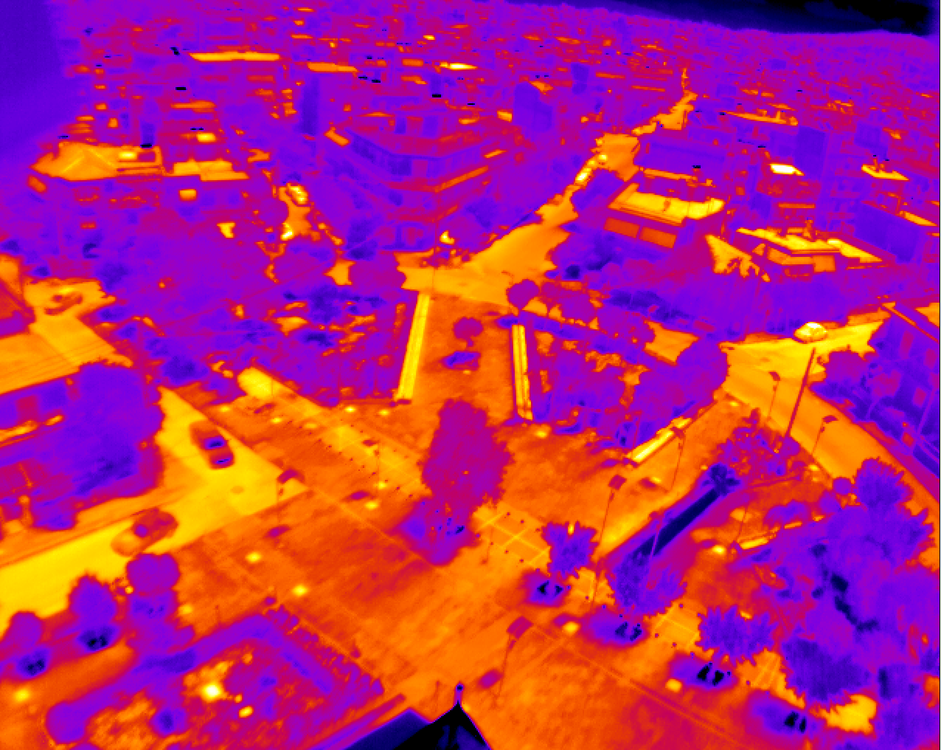
#> input picture LAB_codes/L05 Edge _ Contour/AthenIR.png, 941 x 750 px, shrunk from 1276 x 1016 before the run, found by its file name
$ jupyter execute 'LAB05_v05 (Edge _ Contours).ipynb'
#> lines starting #> are read from the running program, lines starting #| are printed output that depends on the picture; long printed decimals are rounded
# Lab5 (Edge & Contours)
In this excercise you will work on a IR (termography) image, AthenIR.png  taken from a drone with a IR camera over Athen in Greece.
Original image

- 1. Import the image into Python. You may display the image as 'grey' or you can use the 'hot' colour table, as often used for IR images.

- 2. Write a function that takes the image as input and applied one of the edge operators Prewitt, Sobel or Canny such as indicated in the Python layout exercise_usm.py.  The function returns an image with the edges detected with the chosen algorithm.

- 3. The write a second function that performs an image sharpening, using La Place filter or Unsharpening mask (USM).

- 4. Save all the image as png-files.

- 5. Which algorithms and with which parameters do you think yielded the best image sharpening in this case ?

--------------------------------------------------------------------------------------------

# Solution starts here
--------------------------------------------------------------------------------------------

# Edge detectors
1. Prewitt
2. Sobel
3. Canny
4. Laplace

# Sharpening
 1. Shapening using Laplace edge detector
 2. Shapening using High pass filter which works utilising low-pass-filter
 3. Shapening using Unsharpend Mask (USM)

## importing all the necessary modules

[cell 1]
# importing all the necessary modules
import numpy as np
import matplotlib.pyplot as plt
from skimage import io # for image opening and saving

from skimage.util import img_as_ubyte #changed the image version before saving the image

from PIL import Image #For saving the file

# for filters
from skimage import filters #sobel,  prewitt & laplace
from skimage import feature# canny

#### Details about the RGBA image. The given image was RGBA

multiple multispectral images then it's a 4D image
The 4th component could mean an alpha channel, see "RGBA"
https://en.wikipedia.org/wiki/RGBA_color_model \
With four channels, it is often an alpha channel that specifies the opaque level of that pixel

https://manifold.net/doc/mfd8/rgba_pixel_transparency.htm

Four-channel images; for example, RGBA images—each pixel is represented by three-tuple (r, g, b, α) values, the last channel representing the transparency. \
https://subscription.packtpub.com/book/data/9781789343731/1/ch01lvl1sec15/dealing-with-different-image-types-andfile-formats-and-performing-basic-image-manipulations

[cell 2]
def get_image(name):
    """ Using the skimage.io import the image with the file name.
    This function returns the gray image as numpy array """

    #Getting the image
    filename = '../Images/'+name

    #https://scikit-image.org/docs/stable/api/skimage.io.html#skimage.io.imread
    image = io.imread(filename, as_gray = True) #changing the image to grayscale when reading, so RGBA to GRAY scale
#     print("Orginal shape", image.shape)

    return image

[cell 3]
def show_image(image, label ="Image:", size=(8,3)):
    """This function shows/plots the given image."""
    plt.subplots(1,1,figsize=size)
    plt.title(label = label, fontsize=12)
    plt.imshow(image, cmap='hot')
    plt.show()

[cell 4]
image = get_image("AthenIR.png")

[cell 5]
print(image.shape)
#| (750, 941)

[cell 6]
show_image(image, "Original image")

## Different edge operator filters

[cell 7]
def edge_operator(image, operator):
    """Returns the reusult from one of the edge operators, prewitt, sobel,
    canny OR laplace

    Parameters:
    -----------
    image : np.ndarray
        Image to detect blobs in. If this image is a colour image then
        the last dimension will be the colour value (as RGB values).
    operator : numeric
    1 = sobel filter
    2 = prewitt filter
    3 = canny filter
    4 = laplace filter

    Returns:
    --------
    filtered : np.ndarray(np.uint)
    result image from the edge operator
    """
    #Reading the image
    image = get_image(image)

    # Setup
    shape = np.shape(image)
    if len(shape) == 3:#making sure it is a color/RGB image
        image = image.mean(axis=2)
    elif len(shape) > 3:
        raise ValueError('Must be at 2D image')

    # performing the filters
    filtered = None
    if operator == 1:
        filtered = filters.sobel(image)
    elif operator == 2:
        filtered = filters.prewitt(image)
    elif operator == 3:
        filtered = feature.canny(image, sigma=3)
    elif operator == 4:
        filtered = filters.laplace(image)
    else:
        return "you have given wrong operator"

    return filtered

# display results for all filters WITHOUT vmin and vmax

[cell 8]
# display results for all filters WITHOUT vmin and vmax
def show_results_for_all():
    fig, ax = plt.subplots(nrows = 2, ncols = 2, figsize = (10, 8))

    ax[0,0].imshow(sobel, cmap='hot')
    ax[0,0].set_title('sobel', fontsize = 10)

    ax[0, 1].imshow(prewitt, cmap='hot')
    ax[0, 1].set_title(r'prewitt', fontsize = 10)

    ax[1, 0].imshow(canny, cmap='hot')
    ax[1, 0].set_title(r'canny', fontsize = 10)

    ax[1, 1].imshow(laplace, cmap='hot')
    ax[1, 1].set_title(r'laplace', fontsize = 10)

#     for a in ax:
#         a.axis('off')

    fig.tight_layout()

    plt.show()

[cell 9]
#Calling the different filters
sobel = edge_operator("AthenIR.png", 1)
prewitt = edge_operator("AthenIR.png", 2)
canny = edge_operator("AthenIR.png", 3)
#> call 3 of edge_operator, with image = 'AthenIR.png', operator = 3
#> in edge_operator (call 3), `filtered = feature.canny(image, sigma=3)`:
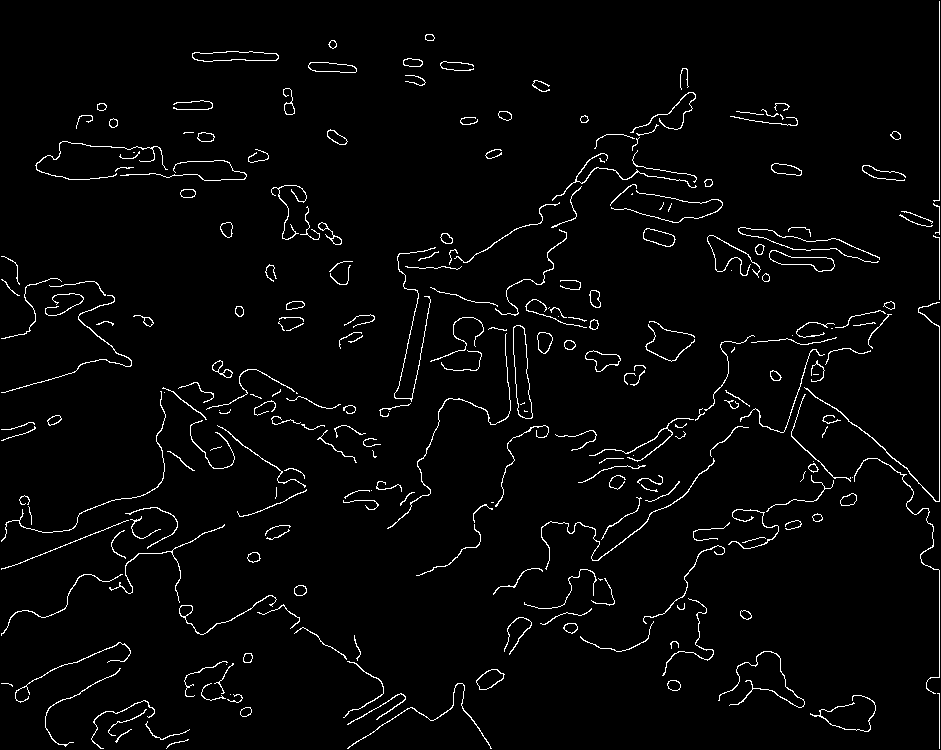
#> filtered: shape (750, 941) bool; 2.8% white in thin lines or dots
laplace = edge_operator("AthenIR.png", 4)
#> call 4 of edge_operator, with image = 'AthenIR.png', operator = 4
#> in edge_operator (call 4), `filtered = filters.laplace(image)`:
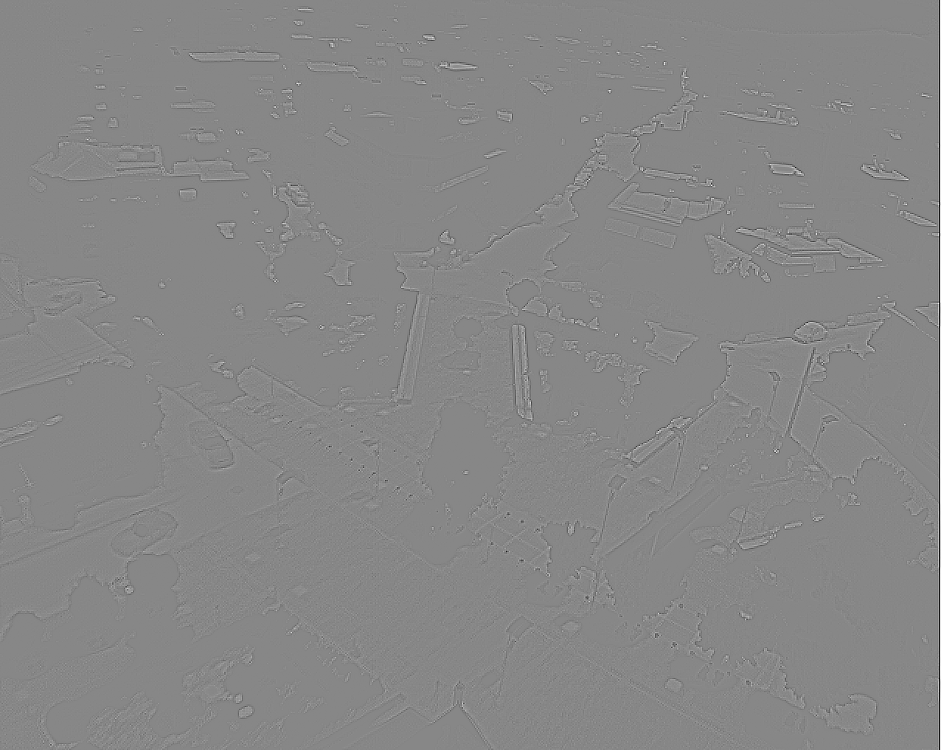
#> filtered: shape (750, 941) float64; min -0.927, max 0.82, mean 1.79e-19; drawn with min black and max white

[cell 10]
# Viewing all the filter results
show_results_for_all()

# Finding max and min pixel value of a image`

[cell 11]
#finding max and min pixel value of a image
smallest = np.amin(sobel [:,2])
#> smallest = 4.91e-18
biggest = np.amax(sobel [:,2])
#> biggest = 0.208
print("smallest sobel ", smallest )
#| smallest sobel  4.906538933386797e-18
print("biggest sobel ", biggest)
#| biggest sobel  0.2082
print("#"*25)


smallest = np.amin(prewitt [:,2])
#> smallest = 0
biggest = np.amax(prewitt[:,2])
#> biggest = 0.204
print("smallest prewitt", smallest )
#| smallest prewitt 0.0
print("biggest prewitt", biggest)
#| biggest prewitt 0.2041
print("#"*25)

smallest = np.amin(canny [:,2])
#> smallest = False
biggest = np.amax(canny [:,2])
#> biggest = True
print("smallest canny", int(smallest ))
#| smallest canny 0
print("biggest canny", int(biggest))
#| biggest canny 1
print("#"*25)

smallest = np.amin(laplace [:,2])
#> smallest = -0.251
biggest = np.amax(laplace [:,2])
#> biggest = 0.17
print("smallest laplace", smallest )
#| smallest laplace -0.2513
print("biggest laplace", biggest)
#| biggest laplace 0.1696
print("#"*25)

# display results for all filters WITH CUSTOM vmin and vmax

[cell 12]
# display results for all filters WITH CUSTOM vmin and vmax
def show_results_for_all_with_custom_vmin_vmax():
    fig, ax = plt.subplots(nrows = 2, ncols = 2, figsize = (10, 8))

    ax[0,0].imshow(sobel, cmap='hot', vmin=0, vmax=0.18)
    ax[0,0].set_title('sobel', fontsize = 10)

    ax[0, 1].imshow(prewitt, cmap='hot', vmin=0, vmax=0.19)
    ax[0, 1].set_title(r'prewitt', fontsize = 10)

    ax[1, 0].imshow(canny, cmap='hot', vmin=0, vmax=1)
    ax[1, 0].set_title(r'canny', fontsize = 10)

    ax[1, 1].imshow(laplace, cmap='hot', vmin=-0.277, vmax=0.24)
    ax[1, 1].set_title(r'laplace', fontsize = 10)

#     for a in ax:
#         a.axis('off')

    fig.tight_layout()

    plt.show()

[cell 13]
# Viewing all the filter results
show_results_for_all_with_custom_vmin_vmax()

[cell 14]
def image_saver(image, target_img_name):
    if target_img_name!='laplace':
        img_target = img_as_ubyte(image)
    else:
        img_target = image
    path_img_target = 'C:/Users/ASUS/Desktop/INF250/LAB Codes/L05 Edge & Contour/answers/'+target_img_name+'.png'

    plt.imsave(fname= path_img_target, arr=img_target,  cmap=plt.cm.hot)

[cell 15]
#Saving the results of different filters
image_saver(image= sobel, target_img_name="sobel")
image_saver(image= prewitt, target_img_name="prewitt")
image_saver(image= canny , target_img_name="canny")
#> in image_saver (call 3), `img_target = img_as_ubyte(image)`: img_target: shape (750, 941); 2.8% white in thin lines or dots
image_saver(image= laplace , target_img_name="laplace")
#> call 4 of image_saver, with target_img_name = 'laplace'
#> in image_saver (call 4), `plt.imsave(fname= path_img_target, arr=img_target,  cmap=plt.cm.hot)`:
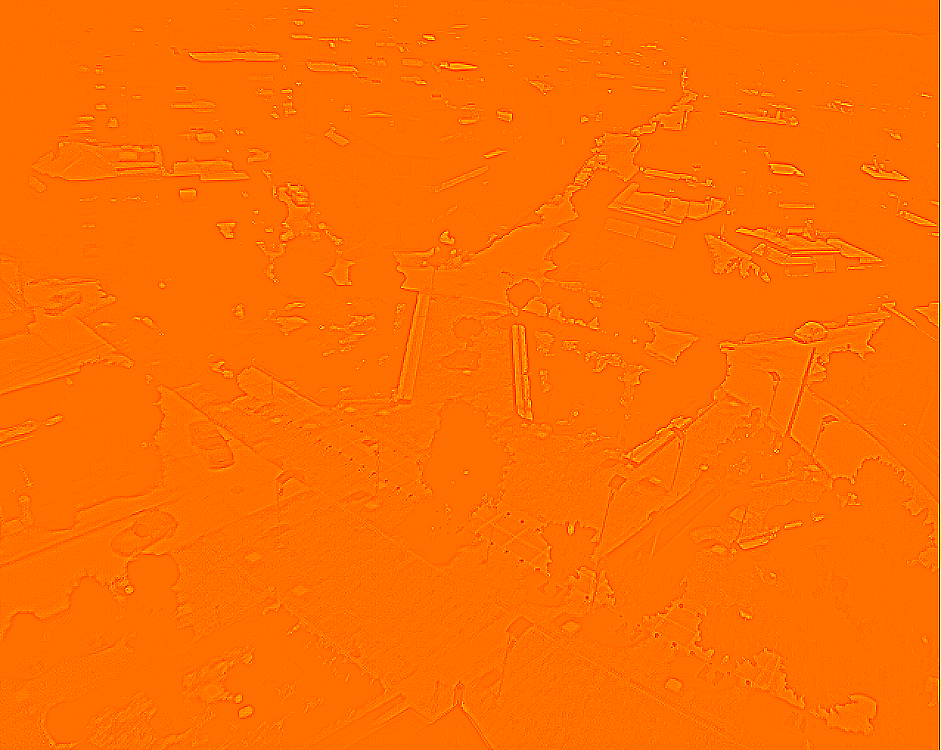
#> saved as laplace.png: shape (750, 941, 3); mean R, G, B 254.8, 110.7, 0.2

[cell 16]
# image_saver(image= canny , target_img_name="canny_prb1")

### Conclusion about the filters:
- canny  which works using Gaussian gives the best result
- laplace gives the worst result
- prewitt and sobel are fine.

[cell 17]
# show_image(edge_operator("AthenIR.png", 1), "Sobel", (10,6))

[cell 18]
# show_image(edge_operator("AthenIR.png", 2), "prewitt", (10,6))

[cell 19]
# show_image(edge_operator("AthenIR.png", 3), "Canny", (10,6))

[cell 20]
# show_image(edge_operator("AthenIR.png", 4), "laplace", (12,8))

## Different image sharpening masks

# Sharpening
 1. Shapening using Laplace edge detector
 2. Shapening using High pass filter which works utilising low-pass-filter
 3. Shapening using Unsharpend Mask (USM)

one application of a Laplacian operator is to restore fine detail to an image which has been smoothed to remove noise.
(The median operator is often used to remove noise in an image.)

https://www.oreilly.com/library/view/hands-on-image-processing/9781789343731/04fdee54-7183-4598-a9ec-546bb67d2622.xhtml

https://stackoverflow.com/questions/39619222/laplacian-sharpening-grey-image-as-result

[cell 21]
def sharpen(image, sharpmask):
    """Performs an image sharpening using Laplace filter or unsharpen mask (USM)
    1 = Laplace
    2 = USM

    Returns: sharpened image
    """
    amount = 2 # parameter--hypertuning, weight of sharpening
    if sharpmask == 1:
        filtered = filters.laplace(image)
        sharpened = image - amount*filtered
    elif sharpmask == 2:
        gaussasian_blur = filters.gaussian(image, sigma=5)
        sharpened = image + amount*(image - gaussasian_blur)
    else:
        print("wrong mask")
    return sharpened

[cell 22]
image = get_image("AthenIR.png")
laplace_sharp = sharpen(image, 1)
usm_sharp = sharpen(image, 2)
#> call 2 of sharpen, with sharpmask = 2
#> in sharpen (call 2), `gaussasian_blur = filters.gaussian(image, sigma=5)`:
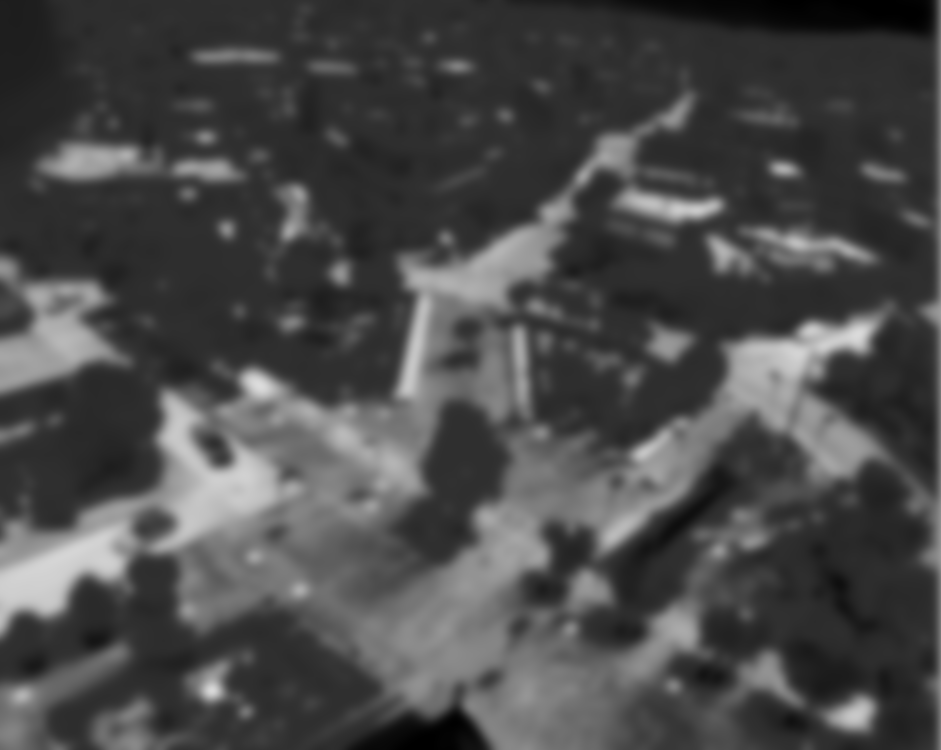
#> gaussasian_blur: shape (750, 941) float64; min 3.94e-05, max 0.864, mean 0.292
#> in sharpen (call 2), `sharpened = image + amount*(image - gaussasian_blur)`:
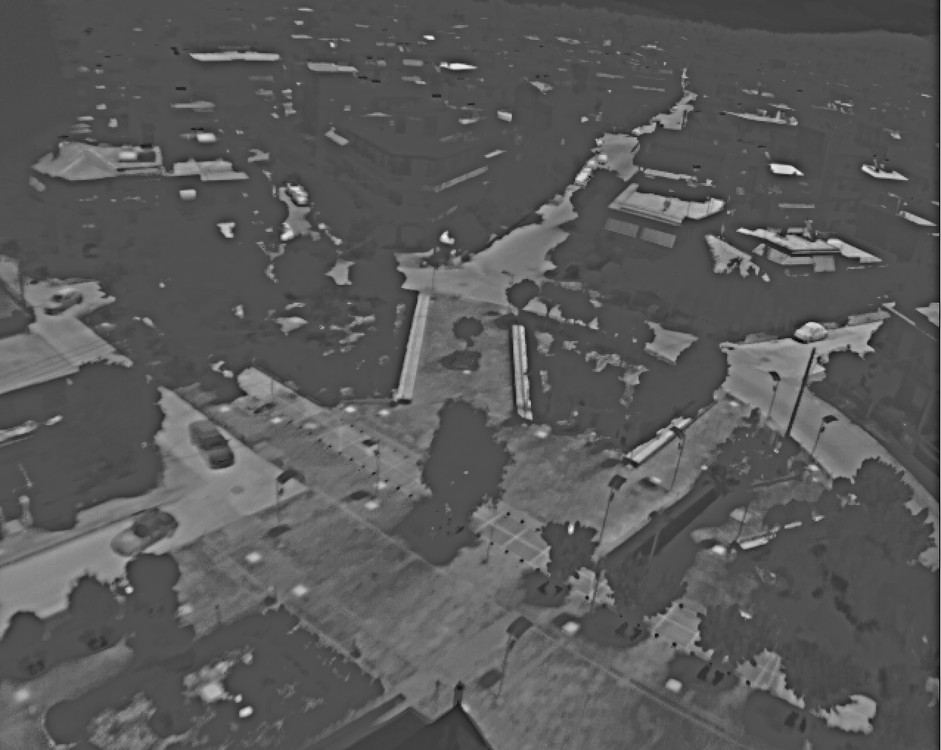
#> sharpened: shape (750, 941) float64; min -0.767, max 2.23, mean 0.289; drawn with min black and max white

[cell 23]
#finding max and min pixel value of a image
smallest = np.amin(laplace_sharp[:,2])
#> smallest = 0.00739
biggest = np.amax(laplace_sharp [:,2])
#> biggest = 0.858
print("smallest Laplace", smallest )
#| smallest Laplace 0.007392
print("biggest Laplace", biggest)
#| biggest Laplace 0.8578

print("=======================")

smallest = np.amin(usm_sharp[:,2])
#> smallest = -0.0932
biggest = np.amax(usm_sharp [:,2])
#> biggest = 1.12
print("smallest USM", smallest )
#| smallest USM -0.09316
print("biggest USM", biggest)
#| biggest USM 1.124

print("=======================")

## USING OWN CUSTOM the v_min, v_max

[cell 24]
##  USING OWN CUSTOM the v_min, v_max  in HOT
fig, ax = plt.subplots(nrows = 1, ncols = 3, figsize = (12, 6))

ax[0].imshow(image, cmap ='hot')
ax[0].set_title('original', fontsize = 10)

ax[1].imshow(laplace_sharp, cmap ='hot', vmin=-0.023, vmax=0.95)
ax[1].set_title(r'laplace_sharp', fontsize = 10)

ax[2].imshow(usm_sharp, cmap ='hot', vmin=-0.119, vmax=1.028)
ax[2].set_title(r'usm_sharp', fontsize = 10)

for a in ax:
    a.axis('off')

fig.tight_layout()
plt.show()

## without the v_min, v_max given by the professor in HOT

[cell 25]
## without the v_min, v_max given by the professor in HOT
fig, ax = plt.subplots(nrows = 1, ncols = 3, figsize = (12, 6))

ax[0].imshow(image, cmap ='hot')
ax[0].set_title('original', fontsize = 10)

ax[1].imshow(laplace_sharp, cmap ='hot')
ax[1].set_title(r'laplace_sharp', fontsize = 10)

ax[2].imshow(usm_sharp, cmap ='hot')
ax[2].set_title(r'usm_sharp', fontsize = 10)

for a in ax:
    a.axis('off')

fig.tight_layout()
plt.show()

## Using the v_min, v_max given by the professor in HOT

[cell 26]
## Using the v_min, v_max given by the professor in HOT
fig, ax = plt.subplots(nrows = 1, ncols = 3, figsize = (14, 8))

ax[0].imshow(image, cmap ='hot', vmin=0.4, vmax=0.9)
ax[0].set_title('original', fontsize = 10)

ax[1].imshow(laplace_sharp, cmap ='hot', vmin=0.4, vmax=0.9)
ax[1].set_title(r'laplace_sharp', fontsize = 10)

ax[2].imshow(usm_sharp, cmap ='hot', vmin=0.2, vmax=0.9)
ax[2].set_title(r'usm_sharp', fontsize = 10)

for a in ax:
    a.axis('off')

fig.tight_layout()
plt.show()

## Using the v_min, v_max given by the professor IN GRAY

[cell 27]
## Using the v_min, v_max given by the professor IN GRAY
fig, ax = plt.subplots(nrows = 1, ncols = 3, figsize = (14, 8))

ax[0].imshow(image, cmap ='gray', vmin=0.4, vmax=0.9)
ax[0].set_title('original', fontsize = 10)

ax[1].imshow(laplace_sharp, cmap ='gray', vmin=0.4, vmax=0.9)
ax[1].set_title(r'laplace_sharp', fontsize = 10)

ax[2].imshow(usm_sharp, cmap ='gray', vmin=0.2, vmax=0.9)
ax[2].set_title(r'usm_sharp', fontsize = 10)

for a in ax:
    a.axis('off')

fig.tight_layout()
plt.show()

[cell 28]
#saving the images
def image_saver_2(image, target_img_name):
    img_target = image
#     img_target = img_as_ubyte(image)
    path_img_target = 'C:/Users/ASUS/Desktop/INF250/LAB Codes/L05 Edge & Contour/answers/'+target_img_name+'.png'
    plt.imsave(fname= path_img_target, arr=img_target,  cmap=plt.cm.hot,  vmin=0.2, vmax=0.9)

[cell 29]
image_saver_2(laplace_sharp, "laplace_sharp")
image_saver_2(usm_sharp, "usm_sharp")

# Conclusion about Sharpening
- USe OWN CUSTOM vmin-vmax
- the USM which works using gaussian and weight sharp gives the best results.
- The roads are much more visible/conrasted and sharpened

## Process for saving an image [Checking different processes]
- https://www.programcreek.com/python/example/92518/skimage.io.imsave
- https://programtalk.com/python-examples/skimage.io.imsave/
- IT WORKS:
    https://www.aivia-software.com/post/python-quick-tip-1-reading-showing-and-writing-images
- https://python.hotexamples.com/examples/matplotlib.image/-/imsave/python-imsave-function-examples.html
- https://matplotlib.org/stable/api/_as_gen/matplotlib.pyplot.imsave.html

[cell 30]
from skimage.util import img_as_ubyte

img_target = img_as_ubyte(image)
name = "new_i17"
path_img_target = 'C:/Users/ASUS/Desktop/INF250/LAB Codes/L05 Edge & Contour/answers/'+name+'.png'
plt.imsave(fname= path_img_target, arr=img_target,  cmap=plt.cm.hot)
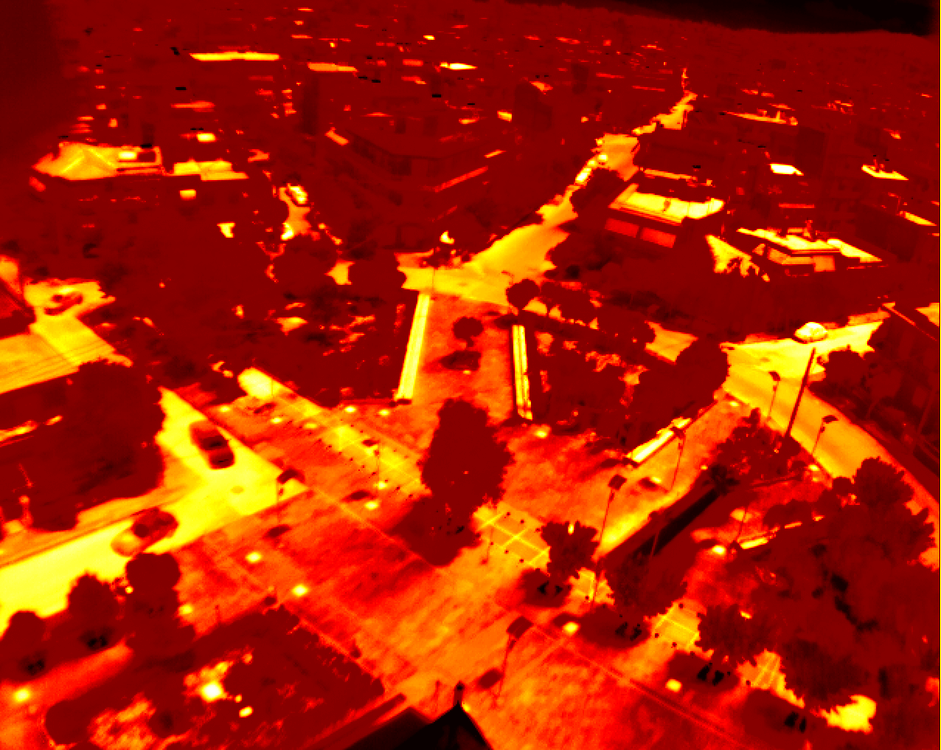
#> saved as new_i17.png: shape (750, 941, 3); mean R, G, B 168.8, 34.6, 2.1

[cell 31]
import cv2
img = cv2.imread('AthenIR.png')
#> img is the input picture: shape (750, 941, 3); mean B, G, R 113.8, 38.6, 180.5
cv2.imwrite('savedimage222.png', img)
#> Out = True
